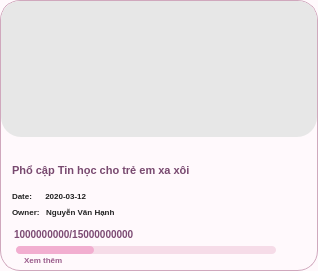
     <widget class="QFrame" name="card19">
      <property name="geometry">
       <rect>
        <x>401</x>
        <y>850</y>
        <width>318</width>
        <height>271</height>
       </rect>
      </property>
      <property name="styleSheet">
       <string notr="true">QFrame{
    background:#FFF9FC;
    border:1px solid #D0A8BD;
    border-radius:20px;
}</string>
      </property>
      <widget class="QLabel" name="card19Image">
       <property name="geometry">
        <rect>
         <x>1</x>
         <y>1</y>
         <width>316</width>
         <height>136</height>
        </rect>
       </property>
       <property name="styleSheet">
        <string notr="true">QLabel{
    border:none;
    border-top-left-radius:19px;
    border-top-right-radius:19px;
    background:#E7E7E7;
}</string>
       </property>
       <property name="pixmap">
        <pixmap>campaign19.png</pixmap>
       </property>
       <property name="scaledContents">
        <bool>true</bool>
       </property>
      </widget>
      <widget class="QLabel" name="card19Title">
       <property name="geometry">
        <rect>
         <x>12</x>
         <y>150</y>
         <width>290</width>
         <height>40</height>
        </rect>
       </property>
       <property name="styleSheet">
        <string notr="true">QLabel{
    color:#78496F;
    font-size:11px;
    font-weight:800;
    background:transparent;
    border:none;
}</string>
       </property>
       <property name="text">
        <string>Phổ cập Tin học cho trẻ em xa xôi</string>
       </property>
       <property name="wordWrap">
        <bool>true</bool>
       </property>
      </widget>
      <widget class="QLabel" name="card19Date">
       <property name="geometry">
        <rect>
         <x>12</x>
         <y>188</y>
         <width>145</width>
         <height>16</height>
        </rect>
       </property>
       <property name="styleSheet">
        <string notr="true">QLabel{
    color:#222;
    font-size:8px;
    font-weight:500;
    background:transparent;
    border:none;
}</string>
       </property>
       <property name="text">
        <string>Date:      2020-03-12</string>
       </property>
      </widget>
      <widget class="QLabel" name="card19Owner">
       <property name="geometry">
        <rect>
         <x>12</x>
         <y>204</y>
         <width>160</width>
         <height>16</height>
        </rect>
       </property>
       <property name="styleSheet">
        <string notr="true">QLabel{
    color:#222;
    font-size:8px;
    font-weight:500;
    background:transparent;
    border:none;
}</string>
       </property>
       <property name="text">
        <string>Owner:   Nguyễn Văn Hạnh</string>
       </property>
      </widget>
      <widget class="QLabel" name="card19Money">
       <property name="geometry">
        <rect>
         <x>14</x>
         <y>224</y>
         <width>220</width>
         <height>20</height>
        </rect>
       </property>
       <property name="styleSheet">
        <string notr="true">QLabel{
    color:#7C4A73;
    font-size:10px;
    font-weight:900;
    background:transparent;
    border:none;
}</string>
       </property>
       <property name="text">
        <string>1000000000/15000000000</string>
       </property>
      </widget>
      <widget class="QProgressBar" name="card19Progress">
       <property name="geometry">
        <rect>
         <x>16</x>
         <y>246</y>
         <width>260</width>
         <height>8</height>
        </rect>
       </property>
       <property name="styleSheet">
        <string notr="true">QProgressBar{
    background:#F6DCE8;
    border:none;
    border-radius:4px;
}
QProgressBar::chunk{
    background:#F2AED0;
    border-radius:4px;
}</string>
       </property>
       <property name="value">
        <number>30</number>
       </property>
       <property name="textVisible">
        <bool>false</bool>
       </property>
      </widget>
      <widget class="QLabel" name="card19More">
       <property name="geometry">
        <rect>
         <x>24</x>
         <y>252</y>
         <width>80</width>
         <height>16</height>
        </rect>
       </property>
       <property name="styleSheet">
        <string notr="true">QLabel{
    color:#9A5C8B;
    font-size:8px;
    font-weight:700;
    background:transparent;
    border:none;
}</string>
       </property>
       <property name="text">
        <string>Xem thêm</string>
       </property>
      </widget>
     </widget>
